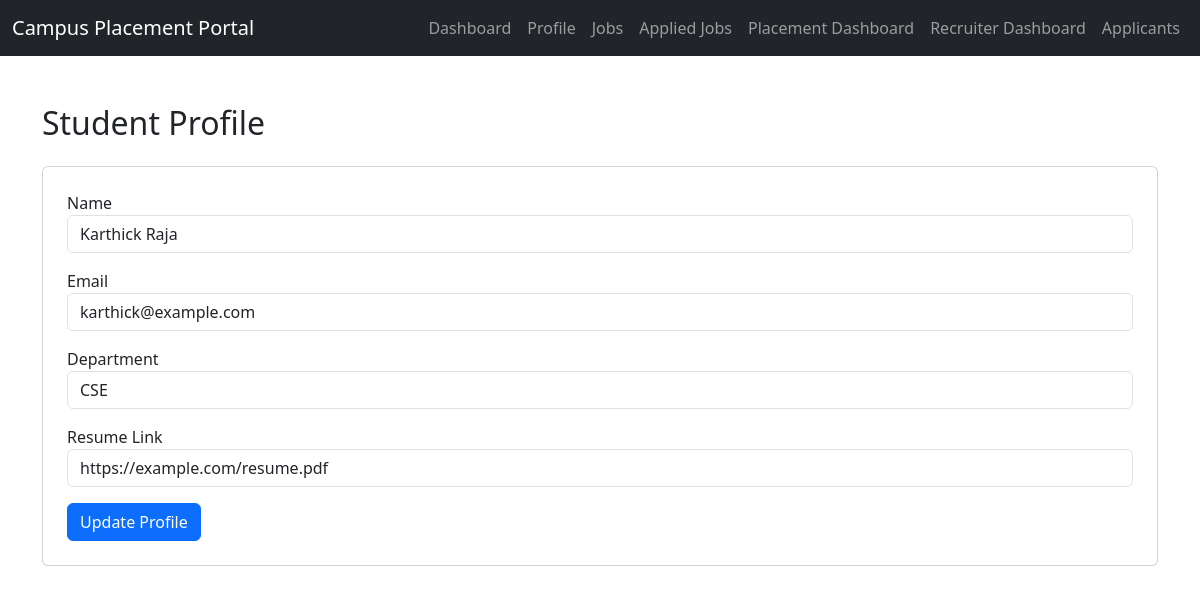
/profile, run on the app's committed database.
### tables this page shows
CREATE TABLE Students (
    StudentID INTEGER PRIMARY KEY AUTOINCREMENT,
    Name TEXT NOT NULL,
    Email TEXT NOT NULL UNIQUE,
    Department TEXT NOT NULL,
    Password TEXT NOT NULL,
    ResumeLink TEXT,
    CreatedDate DATETIME DEFAULT CURRENT_TIMESTAMP
);

### Backend/app.py (the view)
@app.route('/profile')
def profile():
    conn = get_db_connection()
    cursor = conn.cursor()
    cursor.execute(
        "SELECT * FROM Students LIMIT 1"
    )
    student = cursor.fetchone()
    conn.close()
    return render_template(
        'profile.html',
        student_name=student["Name"],
        student_email=student["Email"],
        student_department=student["Department"],
        resume_link=student["ResumeLink"]
    )

### Backend/db.py (called while the page is built)
def get_db_connection():
    conn = sqlite3.connect(DB_PATH)
    conn.row_factory = sqlite3.Row
    return conn

### Backend/templates/profile.html (shortened to what this page needs)
<!DOCTYPE html>
<html>
<head>
    <link href="https://cdn.jsdelivr.net/npm/bootstrap@5.3.3/dist/css/bootstrap.min.css" rel="stylesheet">
</head>
<body>
{% include 'navbar.html' %}
<div class="container mt-5">
    <h2>Student Profile</h2>
    <div class="card p-4 mt-4">
<form>
    <div class="mb-3">
        <label>Name</label>
        <input
            type="text"
            id="name"
            class="form-control"
            value="{{ student_name }}">
    </div>
    <div class="mb-3">
        <label>Email</label>
        <input
            type="email"
            id="email"
            class="form-control"
            value="{{ student_email }}">
    </div>
    <div class="mb-3">
        <label>Department</label>
        <input
            type="text"
            class="form-control"
            value="{{ student_department }}"
            readonly>
    </div>
    <div class="mb-3">
        <label>Resume Link</label>
        <input
            type="text"
            id="resume_link"
            class="form-control"
            value="{{ resume_link }}">
    </div>
    <button
           type="button"
           id="updateBtn"
           class="btn btn-primary">
           Update Profile
    </button>
</form>
    </div>
</div>
</body>
</html>

### data on the page
Students: Name "Karthick Raja", Email "karthick@example.com", Department "CSE", ResumeLink "https://example.com/resume.pdf"
